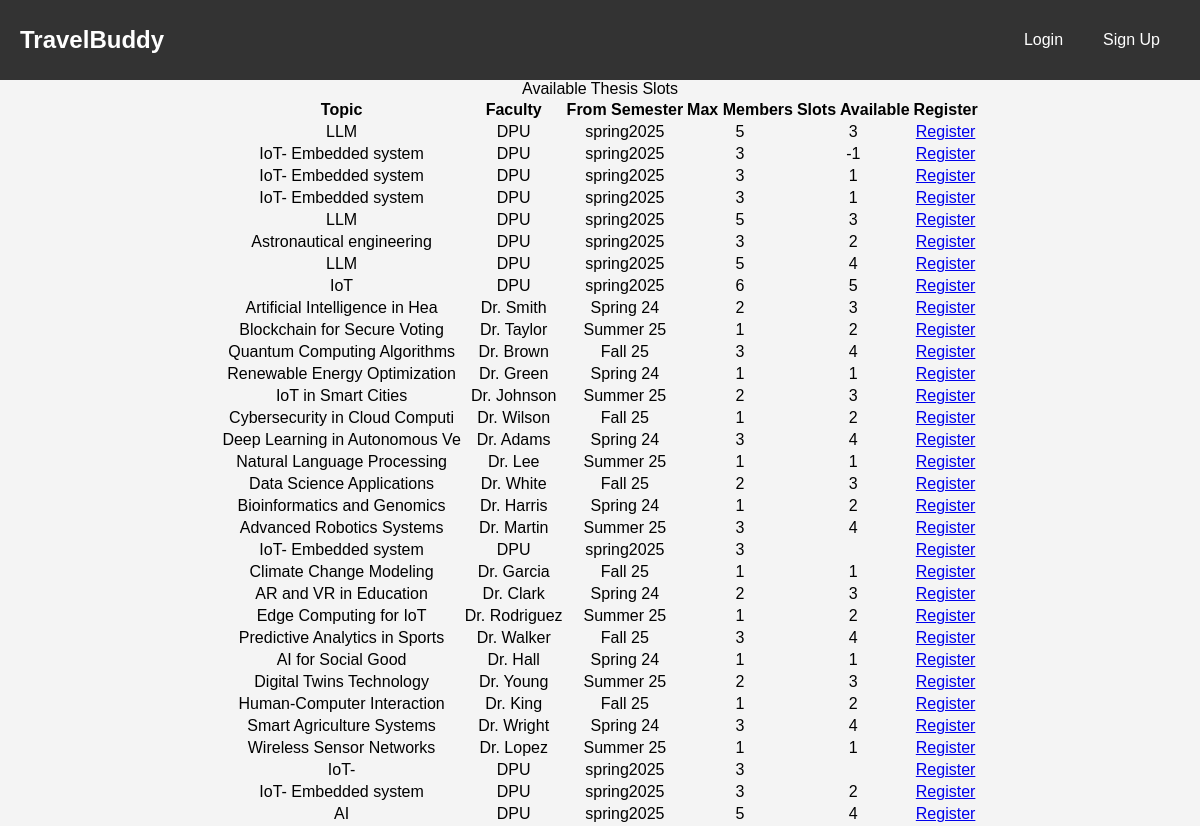
The app's page /final_pjct/123spring2024cse391/thesis/book_thesis/view_thesis.php with its own data.
### tables this page shows
CREATE TABLE `thesis` (
  `thesis_id` varchar(10) NOT NULL,
  `mem_needed` varchar(5) DEFAULT NULL,
  `from_semester` varchar(10) DEFAULT NULL,
  `pref_topic` varchar(30) DEFAULT NULL,
  `pref_faculty` varchar(20) DEFAULT NULL,
  `vacancy` varchar(5) DEFAULT NULL
);

### final_pjct/123spring2024cse391/thesis/book_thesis/view_thesis.php (the view, shortened to what this page needs)
<?php
$loggedIn = isset($_SESSION['loggedIn']) && $_SESSION['loggedIn'];
$userType = '';
?>
<?php
$conn = getDbConnection();
$sql = "SELECT * FROM thesis";
$result = $conn->query($sql);
?>
<!DOCTYPE html>
<html lang="en">
<head>
    <link rel="stylesheet" href="../../home.css">
</head>
<body>
<?php if ($loggedIn): ?>
    <?php if ($userType == 'student'): ?>
        <nav>
            <div class="brand">TravelBuddy</div>
            <ul>
                <li><a href="../../index.php">Home</a></li>
                <li><a href="../../travelbuddyv1/House_Rent/student_page.php">Rent</a></li>
                <li><a href="../../travelbuddyv1/Review/review.php">Review</a></li>
                <li><a href="../../ride_share/ride_sharing.php">Ride Sharing</a></li>
                <li><a href="../../login/logout.php">Logout</a></li>
            </ul>
        </nav>
    <?php elseif ($userType == 'admin'): ?>
        <nav>
            <div class="brand">TravelBuddy -- Admin panel</div>
            <ul>
                <li><a href="#">Rent</a></li>
                <li><a href="#">Review</a></li>
                <li><a href="#">Ride Sharing</a></li>
                <li><a href="#">Thesis Member Finding</a></li>
                <li><a href="#">Blood Donation</a></li>
                <li><a href="">Logout</a></li>
            </ul>
        </nav>
    <?php endif; ?>
<?php else: ?>
    <nav>
        <div class="brand">TravelBuddy</div>
        <ul>
            <li><a href="../../login/login.php">Login</a></li>
            <li><a href="../../signup/signup.php">Sign Up</a></li>
        </ul>
    </nav>
<?php endif; ?>
<div
<h1>Available Thesis Slots</h1>
<table  class="thesis_table">
    <tr>
        <th>Topic</th>
        <th>Faculty</th>
        <th>From Semester</th>
        <th>Max Members</th>
        <th>Slots Available</th>
        <th>Register</th>
    </tr>
    <?php while ($row = $result->fetch_assoc()): ?>
        <tr>
            <?php
            $thesis_id = $row['thesis_id'];
            $member_needed = 0;
            $sql_member_needed = "SELECT mem_needed FROM thesis WHERE thesis_id = '$thesis_id'";
            $result_member_needed = $conn->query($sql_member_needed);
            if ($result_member_needed->num_rows > 0) {
                $row_member_needed = $result_member_needed->fetch_assoc();
                $member_needed = $row_member_needed['mem_needed'];
            } else {
                $sql_member_needed_max = "SELECT *  FROM thesis WHERE thesis_id = '$thesis_id'";
                $result_member_needed_max = $conn->query($sql_member_needed_max);
                $member_needed = $result_member_needed_max->fetch_assoc()['mem_needed'];
            }
            ?>
            <td><?php echo $row['pref_topic']; ?></td>
            <td><?php echo $row['pref_faculty']; ?></td>
            <td><?php echo $row['from_semester']; ?></td>
            <td><?php echo $row['vacancy']; ?></td>
            <td><?php echo $member_needed ?></td>
            <td><a href="register.php?thesis_id=<?php echo $row['thesis_id']; ?>">Register</a></td>
        </tr>
    <?php endwhile; ?>
</table>
</div>
</body>
</html>

### final_pjct/123spring2024cse391/home.css (style rules this page uses)
body { font-family: Arial, sans-serif; margin: 0; padding: 0; background-color: #f4f4f4; }
nav { background-color: #333; color: #fff; position: sticky; width: 100%; top: 0; left: 0; z-index: 1000; display: flex; justify-content: space-between; align-items: center; min-height: 10vh; }
nav .brand { font-size: 24px; font-weight: bold; margin-left: 20px; padding: 10px 0; }
nav ul { list-style: none; display: flex; justify-content: flex-end; margin-right: 20px; padding: 10px 0; }
nav ul li { margin: 0 10px; }
nav ul li a { color: #fff; text-decoration: none; padding: 5px 10px; transition: background-color 0.3s; }

### final_pjct/123spring2024cse391/thesis/book_thesis/view_thesis.php (style rules this page uses)
body { text-align: center; }
.thesis_table { margin: 0 auto; }

### records on screen
thesis: pref_topic "LLM", pref_faculty "DPU", from_semester "spring2025", vacancy "5", mem_needed "3"
thesis: pref_topic "IoT- Embedded system", pref_faculty "DPU", from_semester "spring2025", vacancy "3", mem_needed "-1"
thesis: pref_topic "IoT- Embedded system", pref_faculty "DPU", from_semester "spring2025", vacancy "3", mem_needed "1"
thesis: pref_topic "IoT- Embedded system", pref_faculty "DPU", from_semester "spring2025", vacancy "3", mem_needed "1"
thesis: pref_topic "LLM", pref_faculty "DPU", from_semester "spring2025", vacancy "5", mem_needed "3"
thesis: pref_topic "Astronautical engineering", pref_faculty "DPU", from_semester "spring2025", vacancy "3", mem_needed "2"
thesis: pref_topic "LLM", pref_faculty "DPU", from_semester "spring2025", vacancy "5", mem_needed "4"
thesis: pref_topic "IoT", pref_faculty "DPU", from_semester "spring2025", vacancy "6", mem_needed "5"
thesis: pref_topic "Artificial Intelligence in Hea", pref_faculty "Dr. Smith", from_semester "Spring 24", vacancy "2", mem_needed "3"
thesis: pref_topic "Blockchain for Secure Voting", pref_faculty "Dr. Taylor", from_semester "Summer 25", vacancy "1", mem_needed "2"
thesis: pref_topic "Quantum Computing Algorithms", pref_faculty "Dr. Brown", from_semester "Fall 25", vacancy "3", mem_needed "4"
thesis: pref_topic "Renewable Energy Optimization", pref_faculty "Dr. Green", from_semester "Spring 24", vacancy "1", mem_needed "1"
thesis: pref_topic "IoT in Smart Cities", pref_faculty "Dr. Johnson", from_semester "Summer 25", vacancy "2", mem_needed "3"
thesis: pref_topic "Cybersecurity in Cloud Computi", pref_faculty "Dr. Wilson", from_semester "Fall 25", vacancy "1", mem_needed "2"
thesis: pref_topic "Deep Learning in Autonomous Ve", pref_faculty "Dr. Adams", from_semester "Spring 24", vacancy "3", mem_needed "4"
thesis: pref_topic "Natural Language Processing", pref_faculty "Dr. Lee", from_semester "Summer 25", vacancy "1", mem_needed "1"
thesis: pref_topic "Data Science Applications", pref_faculty "Dr. White", from_semester "Fall 25", vacancy "2", mem_needed "3"
thesis: pref_topic "Bioinformatics and Genomics", pref_faculty "Dr. Harris", from_semester "Spring 24", vacancy "1", mem_needed "2"
thesis: pref_topic "Advanced Robotics Systems", pref_faculty "Dr. Martin", from_semester "Summer 25", vacancy "3", mem_needed "4"
thesis: pref_topic "IoT- Embedded system", pref_faculty "DPU", from_semester "spring2025", vacancy "3"
thesis: pref_topic "Climate Change Modeling", pref_faculty "Dr. Garcia", from_semester "Fall 25", vacancy "1", mem_needed "1"
thesis: pref_topic "AR and VR in Education", pref_faculty "Dr. Clark", from_semester "Spring 24", vacancy "2", mem_needed "3"
thesis: pref_topic "Edge Computing for IoT", pref_faculty "Dr. Rodriguez", from_semester "Summer 25", vacancy "1", mem_needed "2"
thesis: pref_topic "Predictive Analytics in Sports", pref_faculty "Dr. Walker", from_semester "Fall 25", vacancy "3", mem_needed "4"
thesis: pref_topic "AI for Social Good", pref_faculty "Dr. Hall", from_semester "Spring 24", vacancy "1", mem_needed "1"
thesis: pref_topic "Digital Twins Technology", pref_faculty "Dr. Young", from_semester "Summer 25", vacancy "2", mem_needed "3"
thesis: pref_topic "Human-Computer Interaction", pref_faculty "Dr. King", from_semester "Fall 25", vacancy "1", mem_needed "2"
thesis: pref_topic "Smart Agriculture Systems", pref_faculty "Dr. Wright", from_semester "Spring 24", vacancy "3", mem_needed "4"
thesis: pref_topic "Wireless Sensor Networks", pref_faculty "Dr. Lopez", from_semester "Summer 25", vacancy "1", mem_needed "1"
thesis: pref_topic "IoT-", pref_faculty "DPU", from_semester "spring2025", vacancy "3"
thesis: pref_topic "IoT- Embedded system", pref_faculty "DPU", from_semester "spring2025", vacancy "3", mem_needed "2"
thesis: pref_topic "AI", pref_faculty "DPU", from_semester "spring2025", vacancy "5", mem_needed "4"
